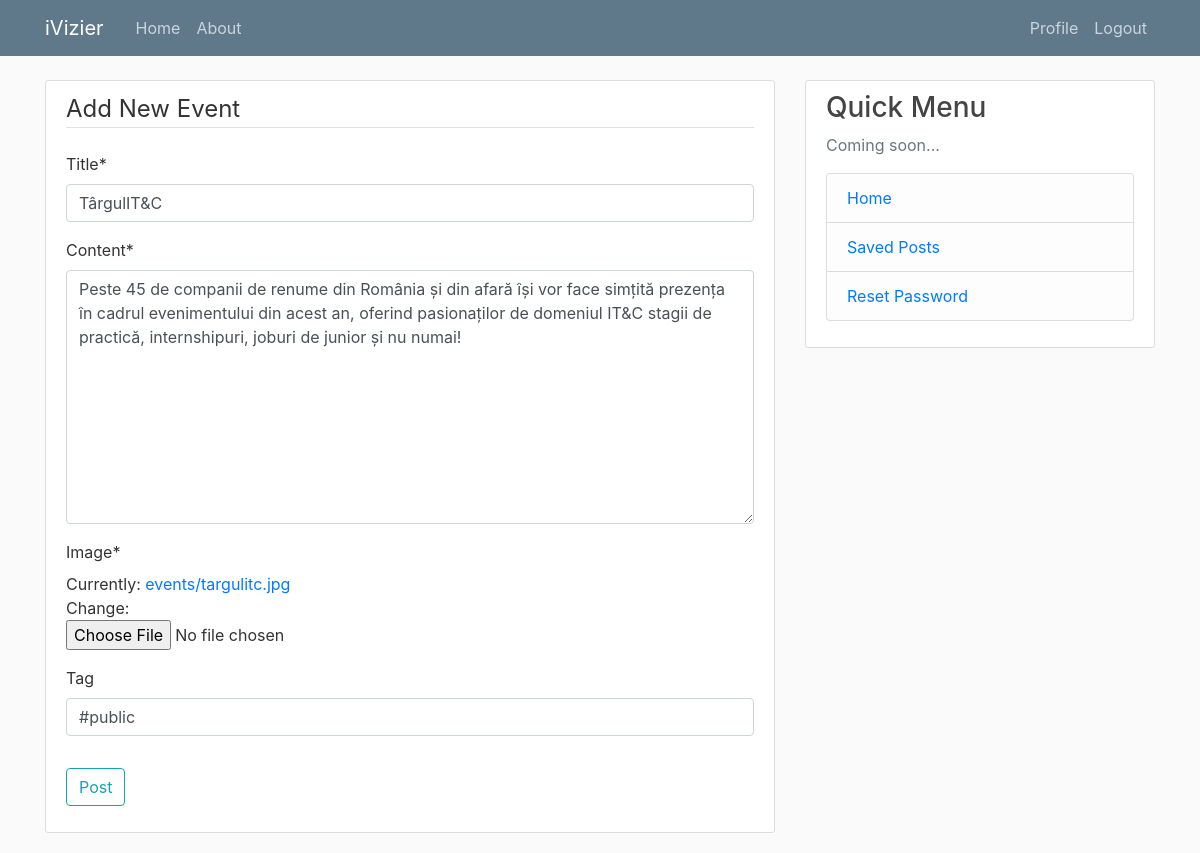
/post/7/update/ (signed in), run on the app's committed database.
### avizier/models.py (models this page shows, shortened)
class Post(models.Model):
    title = models.CharField(max_length=100)
    content = models.TextField()
    date = models.DateTimeField(default=timezone.now)
    author = models.ForeignKey(User, on_delete=models.CASCADE)
    image = models.ImageField(default='default.png', upload_to='events')
    tag = models.CharField(blank=True, max_length=10)

### avizier/views.py (the view, shortened to what this page needs)
# urls.py: path('post/<int:pk>/update/', PostUpdateView.as_view(), name='post-update'),
class PostUpdateView(LoginRequiredMixin, UserPassesTestMixin, UpdateView):
    model = Post
    fields = ['title', 'content', 'image', 'tag']
    def test_func(self):
        post = self.get_object()
        if self.request.user == post.author:
            return True
        return False

### avizier/templates/avizier/post_form.html (shortened to what this page needs)
{% extends "base.html" %}
{% load crispy_forms_tags %}
{% block content %}
    <div class="content-section">
        <form method="POST">
            <fieldset class="form-group">
                <legend class="border-bottom mb-4">Add New Event</legend>
                {{ form|crispy }}
            </fieldset>
            <div class="form-group">
                <button class="btn btn-outline-info" type="submit">Post</button>
            </div>
        </form>
    </div>
{% endblock content %}

### avizier/static/main.css (style rules this page uses)
body { background: #fafafa; color: #333333; margin-top: 5rem; }
.content-section { background: #ffffff; padding: 10px 20px; border: 1px solid #dddddd; border-radius: 3px; margin-bottom: 20px; }

### data on the page
Post: title "TârgulIT&C", content "Peste 45 de companii de renume din România și din afară își vor face simțită prezența în cadrul evenimentului din acest an, oferind pasionaților de domeniul IT&C stagii de practică, internshipuri, joburi de junior și nu numai!", tag "#public"
